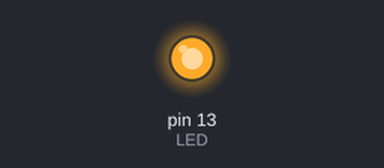
Simulated run of this sketch. Board: Arduino Uno, built with avr-gcc and run on an emulated ATmega328P. Shown: output pins drawn as LEDs (lit = HIGH). The modem accepts every AT command (registered, SIM ready, sends succeed) and sends nothing else; pins used as bus, display or sensor lines are not drawn; what the sketch prints to the serial monitor is not drawn.

Above: at 10.97 s.
At 15.5 s:
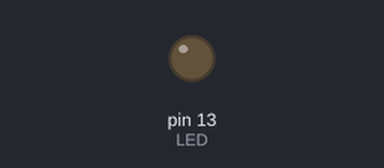
Timing chart, 0 to 22.9 s (numbered marks = the images above):
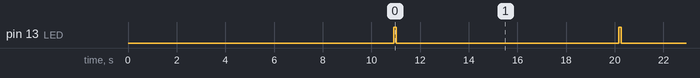

The sketch:

sketch_jun15d.ino
```cpp
#include <SoftwareSerial.h>

//#define "Samba2-2.4G" "Samba2-2.4G"  //name of wireless access point to connect to
//#define "" ""  //wifi ""word
#define DST_IP "146.227.57.195" //my web site, replace with yours

#define LED 13
#define RESET 12

SoftwareSerial wifi(10, 11);
int loops = 0;  //a counter for testing

void setup()  //initialise device & connect to access point in setup
{
  pinMode(RESET,OUTPUT);
  reset();

  pinMode(LED,OUTPUT);
  wifi.begin(9600);    // hardware serial connects to esp8266 module
  Serial.begin(9600); // usb serial connects to to pc
  delay(4000);    //wait for usb serial enumeration on 'Serial' & device startup
  if(!cwmode3()) Serial.println("cwmode3 failed");
  boolean wifi_connected=false;  //not connected yet...
  for(int i=0;i<5;i++)    //attempt 5 times to connect to wifi - this is a good idea
  {
    if(connectWiFi())  //are we connected?
    {
      wifi_connected = true;  //yes
      break;              //get outta here!
    }
  }
  if (!wifi_connected) hang("wifi not connected");  //these seem ok - never had a problem
  delay(250);
  if(!cipmux0()) hang("cipmux0 failed");
  delay(250);
  if(!cipmode0()) hang("cipmode0 failed");
  delay(250);
}

void loop()
{
  reset();  //only CERTAIN way I've found of keeping it going
  delay(5000);  //esp takes a while to restart
 // Serial.print("loops = ");  //check for successful connections to server
  //Serial.println(loops);
  loops++;
  String cmd = "AT+CIPSTART=\"TCP\",\"";  //make this command: AT+CPISTART="TCP","146.227.57.195",80
  cmd += DST_IP;
  cmd += "\",80";

  wifi.println(cmd);  //send command to device

  delay(2000);  //wait a little while for 'Linked' response - this makes a difference
  if(wifi.find("Linked"))  //message returned when connection established WEAK SPOT!! DOESN'T ALWAYS CONNECT
  {
   // Serial.print("Connected to server at ");  //debug message
   // Serial.println(DST_IP);
  }
  else
  {
  //  Serial.println("'Linked' response not received");  //weak spot! Need to recover elegantly
  }

  cmd =  "GET /~sexton/test.txt HTTP/1.0\r\n";  //construct http GET request
  cmd += "Host: cse.dmu.ac.uk\r\n\r\n";        //test file on my web
  wifi.print("AT+CIPSEND=");                //www.cse.dmu.ac.uk/~sexton/test.txt
  wifi.println(cmd.length());  //esp8266 needs to know message length of incoming message - .length provides this

  if(wifi.find(">"))    //prompt offered by esp8266
  {
   // Serial.println("found > prompt - issuing GET request");  //a debug message
    wifi.println(cmd);  //this is our http GET request
  }
  else
  {
    wifi.println("AT+CIPCLOSE");  //doesn't seem to work here?
    Serial.println("No '>' prompt received after AT+CPISEND");
  }

  //Parse the returned header & web page. Looking for 'Date' line in header

  if (wifi.find("Date: ")) //get the date line from the http header (for example)
  {
    for (int i=0;i<31;i++)  //this should capture the 'Date: ' line from the header
    {
      if (wifi.available())  //new cahracters received?
      {
        char c=wifi.read();  //print to console
        Serial.write(c);
      }
      else i--;  //if not, keep going round loop until we've got all the characters
    }
  }

  wifi.println("AT+CIPCLOSE");

  if(wifi.find("Unlink"))  //rarely seems to find Unlink? :(
  {
    Serial.println("Connection Closed Ok...");
  }
  else
  {
    //Serial.println("connection close failure");
  }
}
//------------------------------------------------------------------------------------
boolean connectWiFi()
{
  String cmd="AT+CWJAP=\"";  //form eg: AT+CWJAP="dynamode","55555555555555555555555555"
  cmd+="Samba2-2.4G";
  cmd+="\",\"";
  cmd+="";
  cmd+="\"";
  wifi.println(cmd);
  delay(5000); //give it time - my access point can be very slow sometimes
  if(wifi.find("OK"))  //healthy response
  {
    Serial.println("Connected to WiFi...");
    return true;
  }
  else
  {
    Serial.println("Not connected to WiFi.");
    return false;
  }
}
//--------------------------------------------------------------------------------
//ditch this in favour of hardware reset. Done
boolean softwarereset()
{
  wifi.println("AT+RST");
  if (wifi.find("ready"))
  {
    return true;
  }
  else
  {
    return false;
  }
}
//--------------------------------------------------------------------------------
void reset()
{
  digitalWrite(RESET,LOW);
  digitalWrite(LED,HIGH);
  delay(100);
  digitalWrite(RESET,HIGH);
  digitalWrite(LED,LOW);
}
//------------------------------------------------------------------------------
boolean cwmode3()
// Odd one. CWMODE=3 means configure the device as access point & station. This function can't fail?

{
  wifi.println("AT+CWMODE=3");
  if (wifi.find("no change"))  //only works if CWMODE was 3 previously
  {
    return true;
  }
  else
  {
    return false;
  }
}
//----------------------------------------------------------------------------------
boolean cipmux0()
{
  wifi.println("AT+CIPMUX=0");
  if (wifi.find("OK"))
  {
    return true;
  }
  else
  {
    return false;
  }
}
//-----------------------------------------------------------------------
boolean cipmode0()
{
  wifi.println("AT+CIPMODE=0");
  if (wifi.find("OK"))
  {
    return true;
  }
  else
  {
    return false;
  }
}
//------------------------------------------------------------------------
void hang(String error_String)    //for debugging
{
  Serial.print("Halted...   ");
  Serial.println(error_String);
  while(1)
  {
    digitalWrite(LED,HIGH);
    delay(100);
    digitalWrite(LED,LOW);
    delay(100);
  }
}
//----------------------------------------------------------------------------
void hangreset (String error_String)    //for debugging
{
  Serial.print(error_String);
  Serial.println(" - resetting");
  reset();
}
//#include <SoftwareSerial.h>
//
//SoftwareSerial wifi(10, 11);
//
//void setup()
//{
//  delay(5000);
//  Serial.begin(9600);
//  wifi.begin(9600);
//}
//
//void loop()
//{
//  /* send everything received from the hardware uart to usb serial & vv */
//  if (Serial.available() > 0) {
//    char ch = Serial.read();
//    wifi.print(ch);
//  }
//  if (wifi.available() > 0) {
//    char ch = wifi.read();
//    Serial.print(ch);
//  }
//}
```

Measured:
- by itself, pin 13 (LED): alternates HIGH for 0.10 s and LOW for 9.1 s
